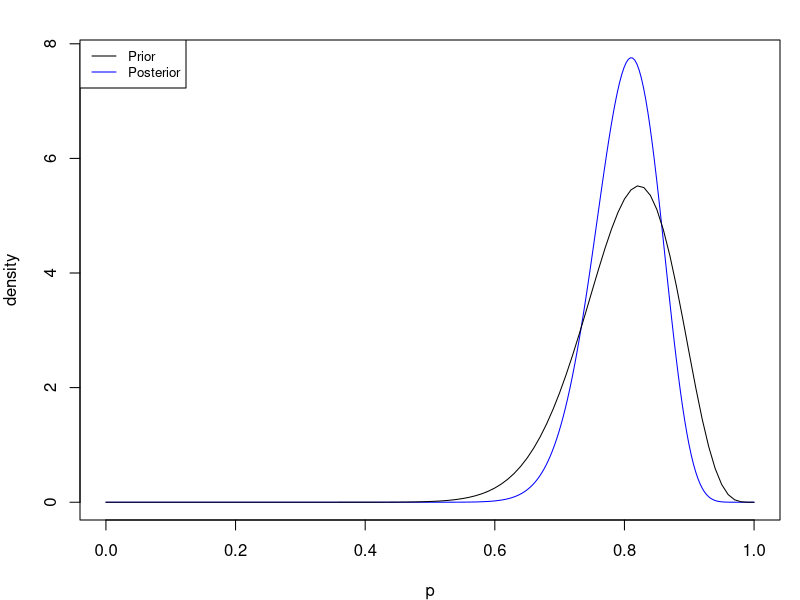
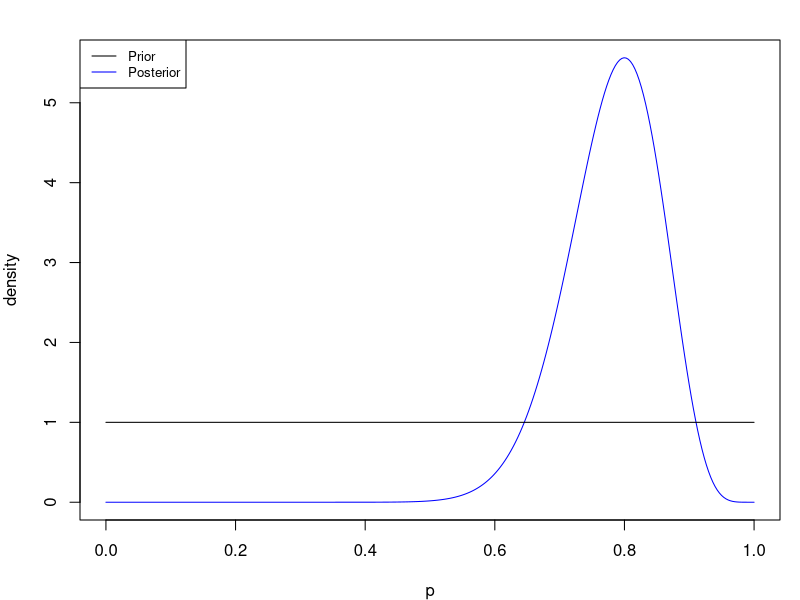
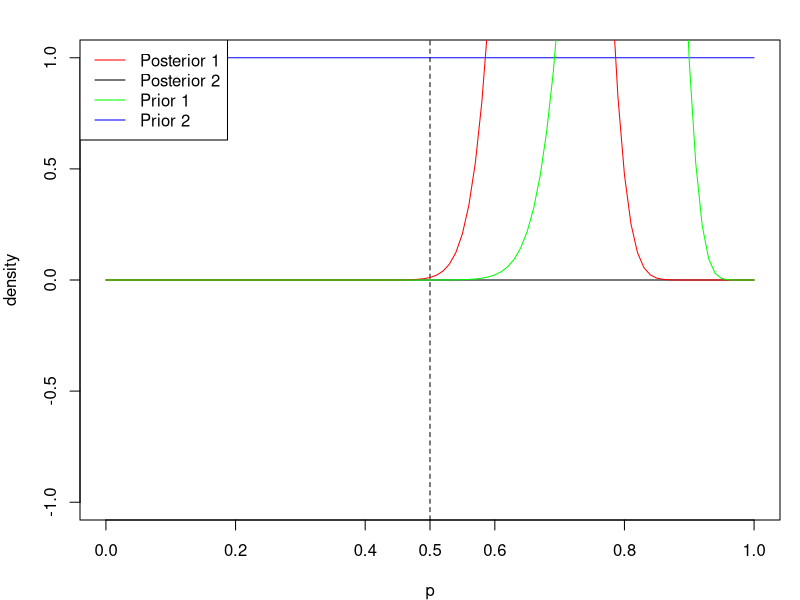

These figures' R source, in order:
##################
### Exercise 1 ###
##################

n = 30; # sample size

set.seed(1);
y = rbinom(n, size = 1, prob = 0.8);
sum(y);

y_bar = mean(y);
s2    = var(y) * (n-1) / n;
s2    = s2/n;

a = y_bar*(n-1);a;
b = (n-1)*(1-y_bar);b;

# Equivalently
#a = (1-y_bar)*y_bar^2 / s2 - y_bar;a;
#b = (1-y_bar)^2 * y_bar / s2 - (1-y_bar);b;

ap = sum(y) + a;ap; # Posterior parameters
bp = n - sum(y) + b;bp;

ap/(ap+bp); # posterior mean

# Probability of the hypothesis
pbeta(2/3, shape1 = ap, shape2 = bp, lower.tail = FALSE);
1 - pbeta(2/3, shape1 = ap, shape2 = bp);

# quantiles
qbeta(c(0.025, 0.975), shape1 = ap, shape2 = bp);

pdf("post_prior_11.pdf")
par(mar = c(4,4,2,1));
x = seq(0,1,length=300);
plot(x, dbeta(x, shape1 = ap, shape2 = bp), col = "blue",
     xlim = c(0,1), type = "l", xlab = "p", ylab = "density");
curve(dbeta(x, shape1 = a, shape2 = b), 
      xlab = "p", ylab = "density", col = "black", add = TRUE);
#lines(y, 25*dbinom(sum(x), size = n, prob = y), col = "red"); # likelihood
legend("topleft",legend=c("Prior", "Posterior"), cex=.8, 
       col= c("black", "blue"), lty=1);
dev.off()

### Uniform prior ###
au = 1;
bu = 1;

apu = sum(y) + au; apu; # Posterior parameters
bpu = n - sum(y) + bu;bpu;

apu/(apu+bpu); # posterior mean

# Probability of the hypothesis
pbeta(2/3, shape1 = apu, shape2 = bpu, lower.tail = FALSE);
1 - pbeta(2/3, shape1 = apu, shape2 = bpu);

# quantiles
qbeta(c(0.025, 0.975), shape1 = apu, shape2 = bpu);

pdf("post_prior_12.pdf")
par(mar = c(4,4,2,1));
x = seq(0,1,length=300);
plot(x, dbeta(x, shape1 = apu, shape2 = bpu), col = "blue",
     xlim = c(0,1), type = "l", xlab = "p", ylab = "density");
curve(dbeta(x, shape1 = au, shape2 = bu), 
      xlab = "p", ylab = "density", col = "black", add = TRUE);
legend("topleft",legend=c("Prior", "Posterior"), cex=.8, 
       col= c("black", "blue"), lty=1);
dev.off()

##################
### Exercise 2 ###
##################

set.seed(1);
x2 = rbinom(n, size = 1, prob = 0.5);
sum(x2); mean(x2);

# previous posterior is used as prior
ap2 = sum(x2) + ap; ap2; # Posterior parameters
bp2 = n - sum(x2) + bp; bp2;

# Probability of the hypothesis
pbeta(2/3, shape1 = ap2, shape2 = bp2, lower.tail = FALSE);
1 - pbeta(2/3, shape1 = ap2, shape2 = bp2);

# Uniform used as prior
ap3 = sum(x2) + 1; ap3; # Posterior parameters
bp3 = n - sum(x2) + 1; bp3;
pbeta(2/3, shape1 = ap3, shape2 = bp3, lower.tail = FALSE);

### plots ###
pdf("post_prior_2.pdf")
par(mar = c(4,4,2,1));
plot(y, dbeta(y, shape1 = ap3, shape2 = bp3), 
     xlim = c(0,1), ylim = c(0, max(dbeta(y, shape1 = ap2, shape2 = bp2))), 
     type = "l", xlab = "p", ylab = "density");
curve(dbeta(x, shape1 = 1, shape2 = 1), 
      xlab = "p", ylab = "density", col = "blue", add = TRUE);
abline(v=0.5, lty=2)
curve(dbeta(x, shape1 = ap2, shape2 = bp2), 
      xlab = "p", ylab = "density", col = "red", add = TRUE);
curve(dbeta(x, shape1 = ap, shape2 = bp), 
      xlab = "p", ylab = "density", col = "green", add = TRUE);
legend("topleft", legend = c("Posterior 1", "Posterior 2", "Prior 1", "Prior 2"),
       col = c("red", "black", "green", "blue"), lty = 1)
axis(side = 1, at = 0.5, "0.5")
dev.off()

# Credible intervals
qbeta(c(0.025, 0.975), shape1 = ap2, shape2 = bp2);
qbeta(c(0.025, 0.975), shape1 = ap3, shape2 = bp3);




